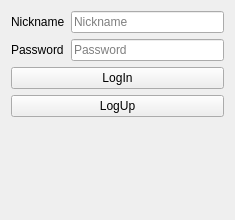
<?xml version="1.0" encoding="UTF-8"?>
<ui version="4.0">
 <class>LogIn</class>
 <widget class="QWidget" name="LogIn">
  <property name="geometry">
   <rect>
    <x>0</x>
    <y>0</y>
    <width>235</width>
    <height>220</height>
   </rect>
  </property>
  <property name="windowTitle">
   <string>Form</string>
  </property>
  <layout class="QFormLayout" name="formLayout">
   <item row="0" column="0">
    <widget class="QLabel" name="lblNick">
     <property name="text">
      <string>Nickname</string>
     </property>
    </widget>
   </item>
   <item row="0" column="1">
    <widget class="QLineEdit" name="edtNick">
     <property name="placeholderText">
      <string>Nickname</string>
     </property>
    </widget>
   </item>
   <item row="1" column="0">
    <widget class="QLabel" name="lblPass">
     <property name="text">
      <string>Password</string>
     </property>
    </widget>
   </item>
   <item row="1" column="1">
    <widget class="QLineEdit" name="edtPass">
     <property name="placeholderText">
      <string>Password</string>
     </property>
    </widget>
   </item>
   <item row="2" column="0" colspan="2">
    <widget class="QPushButton" name="btnLogIn">
     <property name="text">
      <string>LogIn</string>
     </property>
    </widget>
   </item>
   <item row="3" column="0" colspan="2">
    <widget class="QPushButton" name="btnLogUp">
     <property name="text">
      <string>LogUp</string>
     </property>
    </widget>
   </item>
  </layout>
 </widget>
 <resources/>
 <connections/>
</ui>
